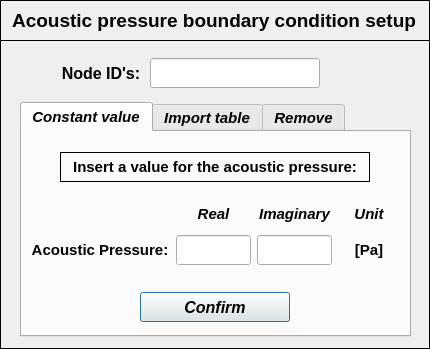
<?xml version="1.0" encoding="UTF-8"?>
<ui version="4.0">
 <class>Dialog</class>
 <widget class="QDialog" name="Dialog">
  <property name="windowModality">
   <enum>Qt::NonModal</enum>
  </property>
  <property name="geometry">
   <rect>
    <x>0</x>
    <y>0</y>
    <width>430</width>
    <height>349</height>
   </rect>
  </property>
  <property name="sizePolicy">
   <sizepolicy hsizetype="Fixed" vsizetype="Fixed">
    <horstretch>0</horstretch>
    <verstretch>0</verstretch>
   </sizepolicy>
  </property>
  <property name="minimumSize">
   <size>
    <width>430</width>
    <height>349</height>
   </size>
  </property>
  <property name="maximumSize">
   <size>
    <width>430</width>
    <height>349</height>
   </size>
  </property>
  <property name="contextMenuPolicy">
   <enum>Qt::DefaultContextMenu</enum>
  </property>
  <property name="windowTitle">
   <string> Set: acoustic pressure</string>
  </property>
  <property name="windowIcon">
   <iconset>
    <normaloff>../../../../../../Downloads/load - Copia.png</normaloff>../../../../../../Downloads/load - Copia.png</iconset>
  </property>
  <property name="whatsThis">
   <string/>
  </property>
  <widget class="QFrame" name="frame">
   <property name="geometry">
    <rect>
     <x>0</x>
     <y>0</y>
     <width>430</width>
     <height>41</height>
    </rect>
   </property>
   <property name="minimumSize">
    <size>
     <width>430</width>
     <height>0</height>
    </size>
   </property>
   <property name="maximumSize">
    <size>
     <width>430</width>
     <height>16777215</height>
    </size>
   </property>
   <property name="font">
    <font>
     <family>Arial</family>
     <pointsize>10</pointsize>
     <weight>75</weight>
     <bold>true</bold>
    </font>
   </property>
   <property name="frameShape">
    <enum>QFrame::Box</enum>
   </property>
   <property name="frameShadow">
    <enum>QFrame::Plain</enum>
   </property>
   <property name="lineWidth">
    <number>1</number>
   </property>
   <widget class="QLabel" name="label">
    <property name="geometry">
     <rect>
      <x>4</x>
      <y>6</y>
      <width>420</width>
      <height>30</height>
     </rect>
    </property>
    <property name="minimumSize">
     <size>
      <width>420</width>
      <height>30</height>
     </size>
    </property>
    <property name="maximumSize">
     <size>
      <width>420</width>
      <height>30</height>
     </size>
    </property>
    <property name="font">
     <font>
      <family>Arial</family>
      <pointsize>12</pointsize>
      <weight>75</weight>
      <italic>false</italic>
      <bold>true</bold>
     </font>
    </property>
    <property name="text">
     <string>&lt;html&gt;&lt;head/&gt;&lt;body&gt;&lt;p align=&quot;center&quot;&gt;&lt;span style=&quot; font-size:14pt; font-style:normal;&quot;&gt;Acoustic pressure boundary condition setup&lt;/span&gt;&lt;/p&gt;&lt;/body&gt;&lt;/html&gt;</string>
    </property>
    <property name="textFormat">
     <enum>Qt::AutoText</enum>
    </property>
    <property name="alignment">
     <set>Qt::AlignCenter</set>
    </property>
   </widget>
  </widget>
  <widget class="QFrame" name="frame_2">
   <property name="geometry">
    <rect>
     <x>0</x>
     <y>40</y>
     <width>430</width>
     <height>309</height>
    </rect>
   </property>
   <property name="minimumSize">
    <size>
     <width>430</width>
     <height>0</height>
    </size>
   </property>
   <property name="maximumSize">
    <size>
     <width>430</width>
     <height>16777215</height>
    </size>
   </property>
   <property name="frameShape">
    <enum>QFrame::Box</enum>
   </property>
   <property name="frameShadow">
    <enum>QFrame::Plain</enum>
   </property>
   <widget class="QTabWidget" name="tabWidget_acoustic_pressure">
    <property name="geometry">
     <rect>
      <x>20</x>
      <y>62</y>
      <width>391</width>
      <height>235</height>
     </rect>
    </property>
    <property name="minimumSize">
     <size>
      <width>391</width>
      <height>235</height>
     </size>
    </property>
    <property name="maximumSize">
     <size>
      <width>391</width>
      <height>235</height>
     </size>
    </property>
    <property name="font">
     <font>
      <family>Arial</family>
      <pointsize>11</pointsize>
      <weight>75</weight>
      <italic>true</italic>
      <bold>true</bold>
     </font>
    </property>
    <property name="currentIndex">
     <number>0</number>
    </property>
    <widget class="QWidget" name="tab_constant_values">
     <attribute name="title">
      <string>Constant value</string>
     </attribute>
     <widget class="QWidget" name="gridLayoutWidget">
      <property name="geometry">
       <rect>
        <x>8</x>
        <y>66</y>
        <width>370</width>
        <height>71</height>
       </rect>
      </property>
      <layout class="QGridLayout" name="gridLayout">
       <item row="1" column="2">
        <widget class="QLineEdit" name="lineEdit_pressure_imag">
         <property name="minimumSize">
          <size>
           <width>75</width>
           <height>30</height>
          </size>
         </property>
         <property name="maximumSize">
          <size>
           <width>75</width>
           <height>30</height>
          </size>
         </property>
         <property name="font">
          <font>
           <family>Arial</family>
           <pointsize>11</pointsize>
           <weight>75</weight>
           <italic>true</italic>
           <bold>true</bold>
          </font>
         </property>
         <property name="styleSheet">
          <string notr="true">color: rgb(255, 0, 0);</string>
         </property>
         <property name="text">
          <string/>
         </property>
         <property name="alignment">
          <set>Qt::AlignCenter</set>
         </property>
        </widget>
       </item>
       <item row="1" column="1">
        <widget class="QLineEdit" name="lineEdit_pressure_real">
         <property name="minimumSize">
          <size>
           <width>75</width>
           <height>30</height>
          </size>
         </property>
         <property name="maximumSize">
          <size>
           <width>75</width>
           <height>30</height>
          </size>
         </property>
         <property name="font">
          <font>
           <family>Arial</family>
           <pointsize>11</pointsize>
           <weight>75</weight>
           <italic>true</italic>
           <bold>true</bold>
          </font>
         </property>
         <property name="styleSheet">
          <string notr="true">color: rgb(255, 0, 0);</string>
         </property>
         <property name="text">
          <string/>
         </property>
         <property name="alignment">
          <set>Qt::AlignCenter</set>
         </property>
        </widget>
       </item>
       <item row="1" column="3">
        <widget class="QLabel" name="label_13">
         <property name="minimumSize">
          <size>
           <width>40</width>
           <height>30</height>
          </size>
         </property>
         <property name="maximumSize">
          <size>
           <width>100</width>
           <height>30</height>
          </size>
         </property>
         <property name="font">
          <font>
           <family>Arial</family>
           <pointsize>11</pointsize>
           <italic>false</italic>
          </font>
         </property>
         <property name="text">
          <string>[Pa]</string>
         </property>
         <property name="alignment">
          <set>Qt::AlignCenter</set>
         </property>
        </widget>
       </item>
       <item row="0" column="3">
        <widget class="QLabel" name="label_5">
         <property name="minimumSize">
          <size>
           <width>50</width>
           <height>25</height>
          </size>
         </property>
         <property name="maximumSize">
          <size>
           <width>16777215</width>
           <height>25</height>
          </size>
         </property>
         <property name="font">
          <font>
           <family>Arial</family>
           <pointsize>11</pointsize>
           <weight>75</weight>
           <italic>true</italic>
           <bold>true</bold>
          </font>
         </property>
         <property name="frameShape">
          <enum>QFrame::NoFrame</enum>
         </property>
         <property name="frameShadow">
          <enum>QFrame::Raised</enum>
         </property>
         <property name="text">
          <string>Unit</string>
         </property>
         <property name="alignment">
          <set>Qt::AlignCenter</set>
         </property>
        </widget>
       </item>
       <item row="0" column="2">
        <widget class="QLabel" name="label_8">
         <property name="minimumSize">
          <size>
           <width>75</width>
           <height>25</height>
          </size>
         </property>
         <property name="maximumSize">
          <size>
           <width>75</width>
           <height>25</height>
          </size>
         </property>
         <property name="font">
          <font>
           <family>Arial</family>
           <pointsize>11</pointsize>
           <weight>75</weight>
           <italic>true</italic>
           <bold>true</bold>
          </font>
         </property>
         <property name="frameShape">
          <enum>QFrame::NoFrame</enum>
         </property>
         <property name="frameShadow">
          <enum>QFrame::Raised</enum>
         </property>
         <property name="text">
          <string>Imaginary</string>
         </property>
         <property name="alignment">
          <set>Qt::AlignCenter</set>
         </property>
        </widget>
       </item>
       <item row="0" column="1">
        <widget class="QLabel" name="label_7">
         <property name="minimumSize">
          <size>
           <width>75</width>
           <height>25</height>
          </size>
         </property>
         <property name="maximumSize">
          <size>
           <width>75</width>
           <height>25</height>
          </size>
         </property>
         <property name="font">
          <font>
           <family>Arial</family>
           <pointsize>11</pointsize>
           <weight>75</weight>
           <italic>true</italic>
           <bold>true</bold>
          </font>
         </property>
         <property name="frameShape">
          <enum>QFrame::NoFrame</enum>
         </property>
         <property name="frameShadow">
          <enum>QFrame::Raised</enum>
         </property>
         <property name="text">
          <string>Real</string>
         </property>
         <property name="alignment">
          <set>Qt::AlignCenter</set>
         </property>
        </widget>
       </item>
       <item row="1" column="0">
        <widget class="QLabel" name="label_6">
         <property name="enabled">
          <bool>true</bool>
         </property>
         <property name="minimumSize">
          <size>
           <width>140</width>
           <height>30</height>
          </size>
         </property>
         <property name="maximumSize">
          <size>
           <width>140</width>
           <height>30</height>
          </size>
         </property>
         <property name="font">
          <font>
           <family>Arial</family>
           <pointsize>11</pointsize>
           <italic>false</italic>
          </font>
         </property>
         <property name="text">
          <string>Acoustic Pressure:</string>
         </property>
         <property name="alignment">
          <set>Qt::AlignCenter</set>
         </property>
        </widget>
       </item>
      </layout>
     </widget>
     <widget class="QPushButton" name="pushButton_constant_value_confirm">
      <property name="geometry">
       <rect>
        <x>118</x>
        <y>160</y>
        <width>150</width>
        <height>30</height>
       </rect>
      </property>
      <property name="minimumSize">
       <size>
        <width>150</width>
        <height>30</height>
       </size>
      </property>
      <property name="maximumSize">
       <size>
        <width>150</width>
        <height>30</height>
       </size>
      </property>
      <property name="font">
       <font>
        <family>Arial</family>
        <pointsize>12</pointsize>
        <weight>75</weight>
        <italic>true</italic>
        <bold>true</bold>
       </font>
      </property>
      <property name="text">
       <string>Confirm</string>
      </property>
     </widget>
     <widget class="QLabel" name="label_20">
      <property name="enabled">
       <bool>true</bool>
      </property>
      <property name="geometry">
       <rect>
        <x>38</x>
        <y>20</y>
        <width>310</width>
        <height>30</height>
       </rect>
      </property>
      <property name="minimumSize">
       <size>
        <width>310</width>
        <height>30</height>
       </size>
      </property>
      <property name="maximumSize">
       <size>
        <width>310</width>
        <height>30</height>
       </size>
      </property>
      <property name="font">
       <font>
        <family>Arial</family>
        <pointsize>11</pointsize>
        <weight>75</weight>
        <italic>false</italic>
        <bold>true</bold>
       </font>
      </property>
      <property name="frameShape">
       <enum>QFrame::Box</enum>
      </property>
      <property name="text">
       <string>Insert a value for the acoustic pressure:</string>
      </property>
      <property name="alignment">
       <set>Qt::AlignCenter</set>
      </property>
     </widget>
    </widget>
    <widget class="QWidget" name="tab_table_values">
     <attribute name="title">
      <string>Import table</string>
     </attribute>
     <widget class="QToolButton" name="toolButton_load_table">
      <property name="enabled">
       <bool>true</bool>
      </property>
      <property name="geometry">
       <rect>
        <x>308</x>
        <y>74</y>
        <width>65</width>
        <height>30</height>
       </rect>
      </property>
      <property name="sizePolicy">
       <sizepolicy hsizetype="Expanding" vsizetype="Fixed">
        <horstretch>0</horstretch>
        <verstretch>0</verstretch>
       </sizepolicy>
      </property>
      <property name="minimumSize">
       <size>
        <width>65</width>
        <height>30</height>
       </size>
      </property>
      <property name="maximumSize">
       <size>
        <width>65</width>
        <height>30</height>
       </size>
      </property>
      <property name="font">
       <font>
        <family>Arial</family>
        <pointsize>11</pointsize>
        <weight>75</weight>
        <italic>true</italic>
        <bold>true</bold>
       </font>
      </property>
      <property name="text">
       <string>Search</string>
      </property>
      <property name="autoRaise">
       <bool>false</bool>
      </property>
      <property name="arrowType">
       <enum>Qt::NoArrow</enum>
      </property>
     </widget>
     <widget class="QLineEdit" name="line_load_table_path">
      <property name="enabled">
       <bool>true</bool>
      </property>
      <property name="geometry">
       <rect>
        <x>16</x>
        <y>74</y>
        <width>287</width>
        <height>30</height>
       </rect>
      </property>
      <property name="minimumSize">
       <size>
        <width>287</width>
        <height>30</height>
       </size>
      </property>
      <property name="maximumSize">
       <size>
        <width>287</width>
        <height>30</height>
       </size>
      </property>
      <property name="font">
       <font>
        <family>Arial</family>
        <pointsize>10</pointsize>
        <weight>50</weight>
        <italic>true</italic>
        <bold>false</bold>
       </font>
      </property>
      <property name="styleSheet">
       <string notr="true">color: rgb(0, 0, 255);</string>
      </property>
      <property name="alignment">
       <set>Qt::AlignCenter</set>
      </property>
     </widget>
     <widget class="QPushButton" name="pushButton_table_values_confirm">
      <property name="geometry">
       <rect>
        <x>118</x>
        <y>160</y>
        <width>150</width>
        <height>30</height>
       </rect>
      </property>
      <property name="font">
       <font>
        <family>Arial</family>
        <pointsize>12</pointsize>
        <weight>75</weight>
        <italic>true</italic>
        <bold>true</bold>
       </font>
      </property>
      <property name="text">
       <string>Confirm</string>
      </property>
     </widget>
     <widget class="QLabel" name="label_19">
      <property name="enabled">
       <bool>true</bool>
      </property>
      <property name="geometry">
       <rect>
        <x>36</x>
        <y>22</y>
        <width>312</width>
        <height>30</height>
       </rect>
      </property>
      <property name="font">
       <font>
        <family>Arial</family>
        <pointsize>11</pointsize>
        <weight>75</weight>
        <italic>false</italic>
        <bold>true</bold>
       </font>
      </property>
      <property name="frameShape">
       <enum>QFrame::Box</enum>
      </property>
      <property name="text">
       <string>Select a table of values to be imported:</string>
      </property>
      <property name="alignment">
       <set>Qt::AlignCenter</set>
      </property>
     </widget>
     <widget class="QSpinBox" name="spinBox">
      <property name="geometry">
       <rect>
        <x>234</x>
        <y>118</y>
        <width>42</width>
        <height>25</height>
       </rect>
      </property>
      <property name="maximum">
       <number>10</number>
      </property>
     </widget>
     <widget class="QLabel" name="label_9">
      <property name="geometry">
       <rect>
        <x>72</x>
        <y>118</y>
        <width>160</width>
        <height>25</height>
       </rect>
      </property>
      <property name="minimumSize">
       <size>
        <width>160</width>
        <height>25</height>
       </size>
      </property>
      <property name="maximumSize">
       <size>
        <width>160</width>
        <height>25</height>
       </size>
      </property>
      <property name="font">
       <font>
        <family>Arial</family>
        <pointsize>11</pointsize>
        <weight>75</weight>
        <italic>false</italic>
        <bold>true</bold>
       </font>
      </property>
      <property name="text">
       <string>Header rows to skip:</string>
      </property>
      <property name="alignment">
       <set>Qt::AlignCenter</set>
      </property>
     </widget>
    </widget>
    <widget class="QWidget" name="tab_remove">
     <attribute name="title">
      <string>Remove</string>
     </attribute>
     <widget class="QTreeWidget" name="treeWidget_acoustic_pressure">
      <property name="geometry">
       <rect>
        <x>52</x>
        <y>42</y>
        <width>282</width>
        <height>120</height>
       </rect>
      </property>
      <property name="minimumSize">
       <size>
        <width>282</width>
        <height>120</height>
       </size>
      </property>
      <property name="maximumSize">
       <size>
        <width>282</width>
        <height>120</height>
       </size>
      </property>
      <property name="font">
       <font>
        <family>Arial</family>
        <italic>true</italic>
       </font>
      </property>
      <property name="indentation">
       <number>0</number>
      </property>
      <column>
       <property name="text">
        <string>Nodes</string>
       </property>
       <property name="font">
        <font>
         <family>Arial</family>
         <pointsize>10</pointsize>
         <weight>75</weight>
         <italic>true</italic>
         <bold>true</bold>
        </font>
       </property>
       <property name="textAlignment">
        <set>AlignCenter</set>
       </property>
      </column>
      <column>
       <property name="text">
        <string>Values</string>
       </property>
       <property name="font">
        <font>
         <family>Arial</family>
         <pointsize>10</pointsize>
         <weight>75</weight>
         <italic>true</italic>
         <bold>true</bold>
        </font>
       </property>
       <property name="textAlignment">
        <set>AlignCenter</set>
       </property>
      </column>
     </widget>
     <widget class="QPushButton" name="pushButton_remove_bc_confirm">
      <property name="geometry">
       <rect>
        <x>214</x>
        <y>170</y>
        <width>100</width>
        <height>30</height>
       </rect>
      </property>
      <property name="minimumSize">
       <size>
        <width>100</width>
        <height>30</height>
       </size>
      </property>
      <property name="maximumSize">
       <size>
        <width>100</width>
        <height>30</height>
       </size>
      </property>
      <property name="font">
       <font>
        <family>Arial</family>
        <pointsize>12</pointsize>
        <weight>75</weight>
        <italic>true</italic>
        <bold>true</bold>
       </font>
      </property>
      <property name="text">
       <string>Remove</string>
      </property>
     </widget>
     <widget class="QLabel" name="label_29">
      <property name="geometry">
       <rect>
        <x>18</x>
        <y>6</y>
        <width>347</width>
        <height>30</height>
       </rect>
      </property>
      <property name="minimumSize">
       <size>
        <width>0</width>
        <height>30</height>
       </size>
      </property>
      <property name="maximumSize">
       <size>
        <width>16777215</width>
        <height>30</height>
       </size>
      </property>
      <property name="font">
       <font>
        <family>Arial</family>
        <pointsize>11</pointsize>
        <weight>75</weight>
        <italic>false</italic>
        <bold>true</bold>
       </font>
      </property>
      <property name="frameShape">
       <enum>QFrame::Box</enum>
      </property>
      <property name="text">
       <string>Select a node to remove the acoustic presure:</string>
      </property>
      <property name="textFormat">
       <enum>Qt::AutoText</enum>
      </property>
      <property name="alignment">
       <set>Qt::AlignCenter</set>
      </property>
     </widget>
     <widget class="QPushButton" name="pushButton_reset">
      <property name="geometry">
       <rect>
        <x>72</x>
        <y>170</y>
        <width>100</width>
        <height>30</height>
       </rect>
      </property>
      <property name="minimumSize">
       <size>
        <width>100</width>
        <height>30</height>
       </size>
      </property>
      <property name="maximumSize">
       <size>
        <width>100</width>
        <height>30</height>
       </size>
      </property>
      <property name="font">
       <font>
        <family>Arial</family>
        <pointsize>12</pointsize>
        <weight>75</weight>
        <italic>true</italic>
        <bold>true</bold>
       </font>
      </property>
      <property name="styleSheet">
       <string notr="true">background-color: rgb(125, 255, 245);</string>
      </property>
      <property name="text">
       <string>Reset</string>
      </property>
      <property name="flat">
       <bool>false</bool>
      </property>
     </widget>
    </widget>
   </widget>
   <widget class="QLineEdit" name="lineEdit_nodeID">
    <property name="geometry">
     <rect>
      <x>150</x>
      <y>18</y>
      <width>170</width>
      <height>30</height>
     </rect>
    </property>
    <property name="minimumSize">
     <size>
      <width>170</width>
      <height>0</height>
     </size>
    </property>
    <property name="maximumSize">
     <size>
      <width>170</width>
      <height>16777215</height>
     </size>
    </property>
    <property name="font">
     <font>
      <family>Arial</family>
      <pointsize>11</pointsize>
      <weight>75</weight>
      <italic>true</italic>
      <bold>true</bold>
     </font>
    </property>
    <property name="focusPolicy">
     <enum>Qt::ClickFocus</enum>
    </property>
    <property name="styleSheet">
     <string notr="true">color: rgb(0, 0, 255);</string>
    </property>
    <property name="text">
     <string/>
    </property>
    <property name="alignment">
     <set>Qt::AlignCenter</set>
    </property>
   </widget>
   <widget class="QLabel" name="label_2">
    <property name="geometry">
     <rect>
      <x>56</x>
      <y>18</y>
      <width>90</width>
      <height>30</height>
     </rect>
    </property>
    <property name="minimumSize">
     <size>
      <width>90</width>
      <height>30</height>
     </size>
    </property>
    <property name="maximumSize">
     <size>
      <width>90</width>
      <height>30</height>
     </size>
    </property>
    <property name="font">
     <font>
      <family>Arial</family>
      <pointsize>12</pointsize>
      <weight>75</weight>
      <italic>false</italic>
      <bold>true</bold>
     </font>
    </property>
    <property name="text">
     <string>Node ID's:</string>
    </property>
    <property name="alignment">
     <set>Qt::AlignCenter</set>
    </property>
   </widget>
  </widget>
 </widget>
 <tabstops>
  <tabstop>tabWidget_acoustic_pressure</tabstop>
  <tabstop>lineEdit_pressure_real</tabstop>
  <tabstop>lineEdit_pressure_imag</tabstop>
  <tabstop>pushButton_constant_value_confirm</tabstop>
  <tabstop>line_load_table_path</tabstop>
  <tabstop>toolButton_load_table</tabstop>
 </tabstops>
 <resources/>
 <connections/>
</ui>
